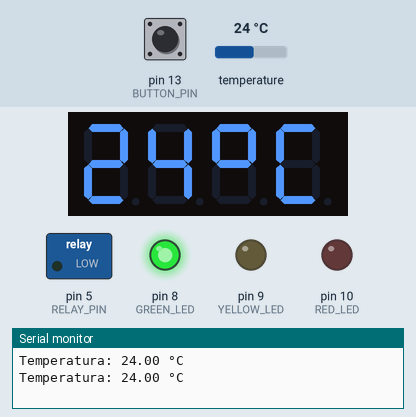
This sketch was run on a simulated Arduino Uno, built with avr-gcc and run on an emulated ATmega328P. Parts: 4-digit seven-segment display, switched loads named in the sketch (green lamp = pin HIGH), output pins drawn as LEDs (lit = HIGH), the last lines printed to the serial monitor. Inputs (shaded band) come from the test bench; at power-on: temperature 24 °C, pin 13 (BUTTON_PIN) LOW.

Above: at 2.3 s.
2.4 s: temperature set to 29.5 °C
At 3.6 s:
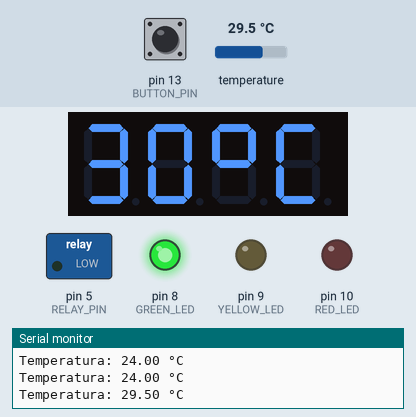
4.6 s: temperature set to 30.7 °C
At 5.6 s:
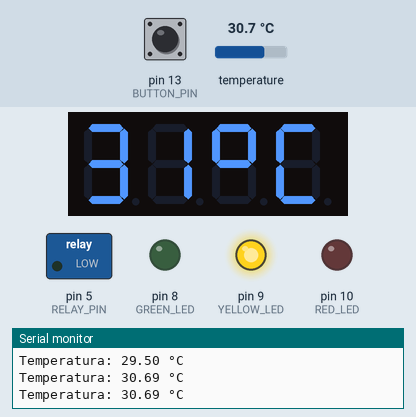
6.2 s: temperature set to 31.4 °C
At 7.5 s:
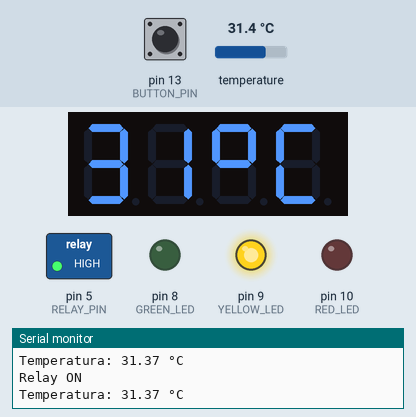
7.8 s: temperature set to 39.6 °C
At 8.5 s:
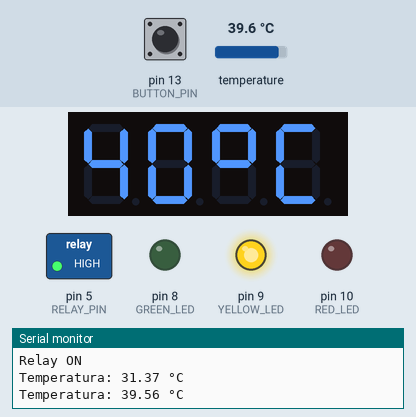
9.4 s: temperature set to 40.6 °C
At 10.6 s:
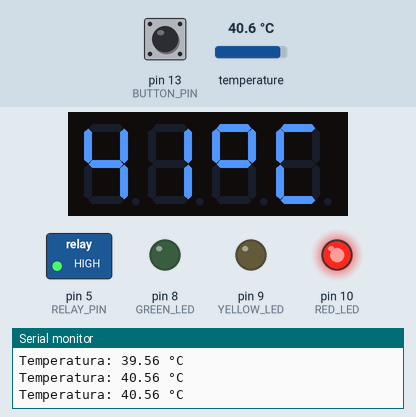
Timing chart, 0 to 12.4 s (numbered marks = the images above; inputs shaded):
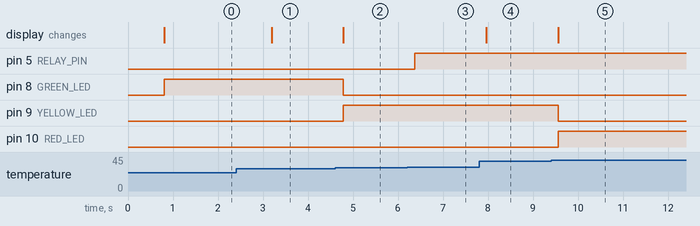

Measured:
- the behaviour switches between 29.9 and 30 °C on temperature (found by bisection; images 1 and 2)
- the behaviour switches between 30.9 and 31 °C on temperature (found by bisection; images 2 and 3)
- the behaviour switches between 39.9 and 40 °C on temperature (found by bisection; images 4 and 5)
- after the input at 2.4 s, the display: changes after 0.80 s (image 1)
- after the input at 4.6 s, pin 8 (GREEN_LED): HIGH → LOW after 0.19 s; pin 9 (YELLOW_LED): LOW → HIGH after 0.19 s; the display: changes after 0.19 s (image 2)
- after the input at 6.2 s, pin 5 (RELAY_PIN): LOW → HIGH after 0.18 s
- after the input at 7.8 s, the display: changes after 0.17 s (image 4)
- after the input at 9.4 s, pin 9 (YELLOW_LED): HIGH → LOW after 0.16 s; pin 10 (RED_LED): LOW → HIGH after 0.16 s; the display: changes after 0.16 s (image 5)

The sketch:

ProjektR.ino
```cpp
#include <DallasTemperature.h>
#include <OneWire.h>
#include <TM1637Display.h>

const uint8_t Celsius[] = {
  SEG_A | SEG_B | SEG_F | SEG_G, //°
  SEG_A | SEG_D | SEG_F | SEG_E  //C
};

#define RELAY_PIN 5  // SIG pin za relay
#define ONE_WIRE_BUS 7 // pin za termometar
#define CLK 2
#define DIO 3
#define BUTTON_PIN 13

#define GREEN_LED 8
#define YELLOW_LED 9
#define RED_LED 10

#define TEMP_THRESHOLD 30

OneWire oneWire(ONE_WIRE_BUS); //postavljanje termometra
DallasTemperature sensors(&oneWire);
TM1637Display display(CLK, DIO); //postavlanje displaya

bool isRelayOn = false;
bool isManualMode = false;
bool lastButtonState = LOW;
unsigned long buttonPressStartTime = 0;
const unsigned long interval = 3000;

void setup() {
  pinMode(GREEN_LED,OUTPUT);
  pinMode(YELLOW_LED, OUTPUT);
  pinMode(RED_LED, OUTPUT);

  pinMode(RELAY_PIN, OUTPUT);  // relay pin na output
  pinMode(BUTTON_PIN, INPUT);
  digitalWrite(RELAY_PIN, LOW);  // relay off


  Serial.begin(9600);
  sensors.begin();
  display.setBrightness(5);
}

void loop() {
  handleButton();
  float temperature = measureAndDisplayTemperature();
  if (!isManualMode){
    controlRelay(temperature);
  }
  if(temperature >= 40 || temperature < -10){
    digitalWrite(GREEN_LED, LOW);
    digitalWrite(YELLOW_LED, LOW);
    digitalWrite(RED_LED, HIGH);
  }
  else if(temperature < 40 && temperature >= 30 || temperature >= -10 && temperature < 5){
    digitalWrite(GREEN_LED, LOW);
    digitalWrite(YELLOW_LED, HIGH);
    digitalWrite(RED_LED, LOW);
  }
  else if(temperature < 30 && temperature >= 5 ){
    digitalWrite(GREEN_LED, HIGH);
    digitalWrite(YELLOW_LED, LOW);
    digitalWrite(RED_LED, LOW);
  }
}

void handleButton() {
  bool currentButtonState = digitalRead(BUTTON_PIN);

  // Gumb je stisnut a prethodno stanje je bilo LOW
  if (currentButtonState == HIGH && lastButtonState == LOW) {
    buttonPressStartTime = millis();
  }
  // Gumb stisnut 3 sekunde
  if (currentButtonState == HIGH && (millis() - buttonPressStartTime) >= interval) {
    if (!isManualMode) {
      isManualMode = true;
      Serial.println("Entering Manual Mode");
    } else {
      isManualMode = false;
      Serial.println("Exiting Manual Mode");
    }
    while (digitalRead(BUTTON_PIN) == HIGH);
  }
  if (currentButtonState == LOW && lastButtonState == HIGH && isManualMode) {
    isRelayOn = !isRelayOn;
    digitalWrite(RELAY_PIN, isRelayOn ? HIGH : LOW);
  }
  lastButtonState = currentButtonState;
}

int measureAndDisplayTemperature() {
  sensors.requestTemperatures();
  float temperature = sensors.getTempCByIndex(0);

  Serial.print("Temperatura: ");
  Serial.print(temperature);
  Serial.println(" °C");

  int displayTemperature = round(temperature);
  display.showNumberDec(displayTemperature, false, 2, 0);
  display.setSegments(Celsius, 2, 2);

  return temperature;
}

void controlRelay(float temperature){
  if (temperature > TEMP_THRESHOLD && !isRelayOn){
    digitalWrite(RELAY_PIN, HIGH);
    isRelayOn = true;
    Serial.println("Relay ON");
  }
  else if (temperature <= TEMP_THRESHOLD && isRelayOn){
    digitalWrite(RELAY_PIN, LOW);
    isRelayOn = false;
    Serial.println("Relay OFF");
  }
}
```
